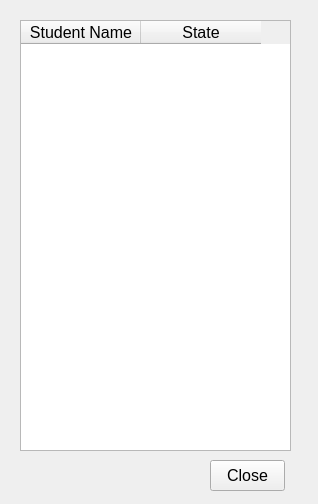
<?xml version="1.0" encoding="UTF-8"?>
<ui version="4.0">
 <class>UploadManage</class>
 <widget class="QWidget" name="UploadManage">
  <property name="geometry">
   <rect>
    <x>0</x>
    <y>0</y>
    <width>318</width>
    <height>504</height>
   </rect>
  </property>
  <property name="font">
   <font>
    <pointsize>12</pointsize>
   </font>
  </property>
  <property name="windowTitle">
   <string>Uploding State</string>
  </property>
  <widget class="QPushButton" name="pBUpdateClose">
   <property name="geometry">
    <rect>
     <x>210</x>
     <y>460</y>
     <width>75</width>
     <height>31</height>
    </rect>
   </property>
   <property name="text">
    <string>Close</string>
   </property>
  </widget>
  <widget class="QTableWidget" name="tWUplodingState">
   <property name="geometry">
    <rect>
     <x>20</x>
     <y>20</y>
     <width>271</width>
     <height>431</height>
    </rect>
   </property>
   <property name="font">
    <font>
     <pointsize>12</pointsize>
    </font>
   </property>
   <property name="editTriggers">
    <set>QAbstractItemView::NoEditTriggers</set>
   </property>
   <property name="showGrid">
    <bool>false</bool>
   </property>
   <attribute name="horizontalHeaderDefaultSectionSize">
    <number>120</number>
   </attribute>
   <column>
    <property name="text">
     <string>Student Name</string>
    </property>
   </column>
   <column>
    <property name="text">
     <string>State</string>
    </property>
   </column>
  </widget>
 </widget>
 <tabstops>
  <tabstop>tWUplodingState</tabstop>
  <tabstop>pBUpdateClose</tabstop>
 </tabstops>
 <resources/>
 <connections>
  <connection>
   <sender>pBUpdateClose</sender>
   <signal>clicked()</signal>
   <receiver>UploadManage</receiver>
   <slot>close()</slot>
   <hints>
    <hint type="sourcelabel">
     <x>278</x>
     <y>468</y>
    </hint>
    <hint type="destinationlabel">
     <x>465</x>
     <y>484</y>
    </hint>
   </hints>
  </connection>
 </connections>
</ui>
